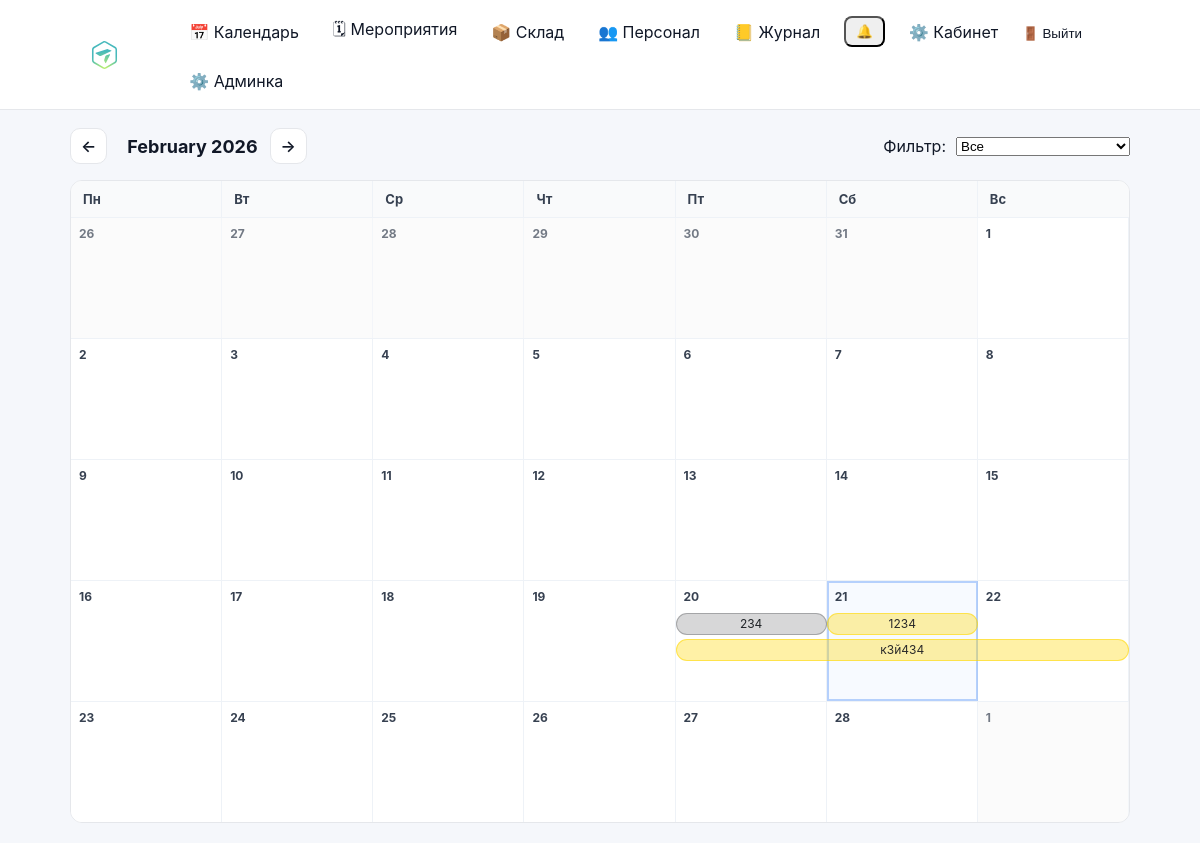
Before: /calendar/ (signed in) with the older database file.
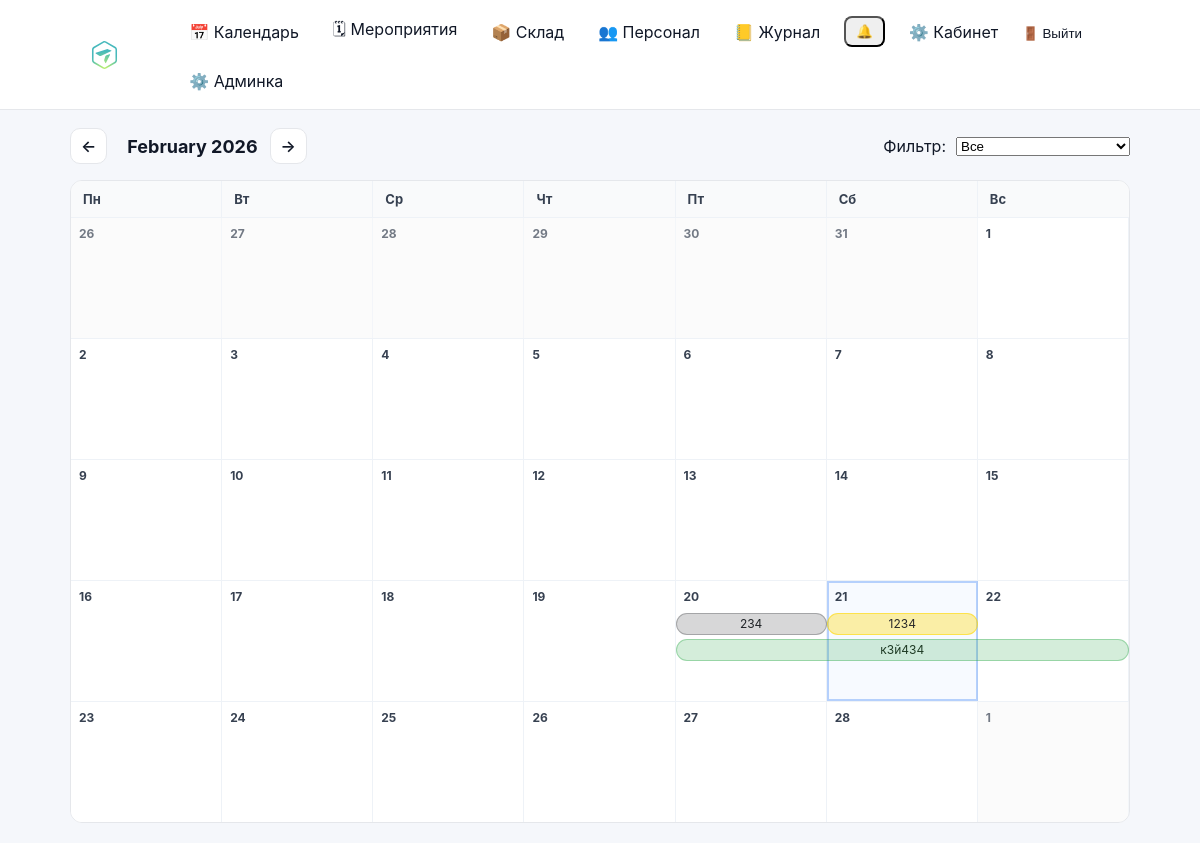
After: the same page with the newer database file.
### events/models.py (models this page shows, shortened)
class Event(models.Model):
    class Meta:
        permissions = [
            ("edit_event_card", "Can edit event card (dates/status/etc)"),
            ("edit_event_equipment", "Can edit event equipment (own/rented)"),
        ]
    STATUS_DRAFT = "draft"
    STATUS_CONFIRMED = "confirmed"
    STATUS_CANCELLED = "cancelled"
    STATUS_CLOSED = "closed"
    STATUS_CHOICES = (
        (STATUS_DRAFT, "Черновик"),
        (STATUS_CONFIRMED, "Подтверждено"),
        (STATUS_CANCELLED, "Отменено"),
        (STATUS_CLOSED, "Закрыто"),
    )
    name = models.CharField(max_length=200)
    start_date = models.DateField()
    end_date = models.DateField(blank=True, null=True)
    client = models.CharField(max_length=200, blank=True)
    location = models.CharField(max_length=200, blank=True)
    responsible = models.ForeignKey(
        User,
        on_delete=models.SET_NULL,
        null=True,
        related_name="events",
    )
    s_engineer = models.ForeignKey(
        User,
        on_delete=models.SET_NULL,
        null=True,
        blank=True,
        related_name="senior_events",
    )
    engineers = models.ManyToManyField(
        User,
        blank=True,
        related_name="engineer_events",
    )
    notes = models.TextField(blank=True, default="")
    is_deleted = models.BooleanField(default=False)
    deleted_at = models.DateTimeField(null=True, blank=True)
    status = models.CharField(
        max_length=20,
        choices=STATUS_CHOICES,
        default=STATUS_DRAFT,
    )
    created_at = models.DateTimeField(auto_now_add=True)

### events/views.py (the view)
# urls.py: path("calendar/", views.calendar_view, name="calendar"),
@login_required
def calendar_view(request: HttpRequest) -> HttpResponse:
    auto_close_past_events()
    year, month = _parse_year_month(request)
    cal_filter = (request.GET.get("filter") or "all").strip()
    if cal_filter not in {"all", "confirmed", "mine"}:
        cal_filter = "all"
    month_days = list(pycalendar.Calendar(firstweekday=0).monthdatescalendar(year, month))
    grid_start = month_days[0][0]
    grid_end = month_days[-1][-1]
    qs = (
        Event.objects.filter(is_deleted=False)
        .filter(start_date__lte=grid_end, end_date__gte=grid_start)
        .select_related("responsible", "s_engineer")
        .prefetch_related("engineers")
        .order_by("start_date", "id")
    )
    can_view_all = _can_view_all_events(request.user)
    if not can_view_all:
        qs = qs.filter(_participation_q(request.user)).distinct()
        cal_filter = "mine"
    if cal_filter == "confirmed":
        qs = qs.filter(status="confirmed")
    elif cal_filter == "mine":
        qs = qs.filter(_participation_q(request.user)).distinct()
    event_problem = {e.id: bool(calculate_shortages(e)) for e in qs}
    week_segments: dict[date, list[dict]] = {}
    for week in month_days:
        ws = week[0]
        we = week[-1]
        segs: list[dict] = []
        for e in qs:
            seg_start = max(e.start_date, ws, grid_start)
            seg_end = min(e.end_date, we, grid_end)
            if seg_end < seg_start:
                continue
            start_col = week.index(seg_start)
            end_col = week.index(seg_end)
            segs.append({
                "event": e,
                "start_col": start_col,
                "end_col": end_col,
                "span": (end_col - start_col + 1),
                "cont_left": e.start_date < ws,
                "cont_right": e.end_date > we,
                "has_problem": event_problem.get(e.id, False),
                "data_start": e.start_date.strftime("%Y-%m-%d"),
                "data_end": e.end_date.strftime("%Y-%m-%d"),
            })
        week_segments[ws] = _pack_lanes(segs)
    return render(request, "events/calendar.html", {
        "year": year,
        "month": month,
        "month_name": pycalendar.month_name[month],
        "month_days": month_days,
        "week_segments": week_segments,
        "filter": cal_filter,
        "can_create_event": can_edit_event_card(request.user),
        "can_view_all_events": can_view_all,
    })

### accounts/context_processors.py (called while the page is built)
def authz_flags(request):
    user = getattr(request, "user", None)
    return {
        "can_manage_staff": can_manage_staff(user),
        "can_edit_event_card": can_edit_event_card(user),
        "can_edit_event_equipment": can_edit_event_equipment(user),
        "can_edit_inventory": can_edit_inventory(user),
        "can_view_stock": can_view_stock(user),
    }

### accounts/permissions.py (called while the page is built)
def _ok(user) -> bool:
    return bool(user and user.is_authenticated)

def is_super(user) -> bool:
    return bool(_ok(user) and getattr(user, "is_superuser", False))

def can_manage_staff(user) -> bool:
    return is_super(user) or (_ok(user) and user.has_perm("accounts.manage_staff"))

def can_edit_inventory(user) -> bool:
    return is_super(user) or (_ok(user) and user.has_perm("inventory.manage_inventory"))

def can_view_stock(user) -> bool:
    return is_super(user) or (_ok(user) and (user.has_perm("inventory.manage_inventory") or user.has_perm("events.edit_event_card")))

def can_edit_event_card(user) -> bool:
    return is_super(user) or (_ok(user) and user.has_perm("events.edit_event_card"))

### events/templatetags/event_extras.py (called while the page is built)
@register.filter
def get_item(dictionary, key):
    if not dictionary:
        return []
    return dictionary.get(key, [])

### events/templates/events/calendar.html (shortened to what this page needs)
{% extends "base.html" %}
{% load event_extras %}
{% block content %}
{% now "Y-m-d" as today_str %}
<div class="cal-head">
  <div style="display:flex; align-items:center; gap:12px;">
    {% if month > 1 %}
      <a class="btn-secondary" href="?year={{ year }}&month={{ month|add:"-1" }}&filter={{ filter }}">←</a>
    {% else %}
      <a class="btn-secondary" href="?year={{ year|add:"-1" }}&month=12&filter={{ filter }}">←</a>
    {% endif %}
    <strong style="font-size:18px;">{{ month_name }} {{ year }}</strong>
    {% if month < 12 %}
      <a class="btn-secondary" href="?year={{ year }}&month={{ month|add:"1" }}&filter={{ filter }}">→</a>
    {% else %}
      <a class="btn-secondary" href="?year={{ year|add:"1" }}&month=1&filter={{ filter }}">→</a>
    {% endif %}
  </div>
  <form method="get" style="display:flex; align-items:center; gap:10px;">
    <label class="muted" for="filter" style="white-space:nowrap;">Фильтр:</label>
    <select id="filter" name="filter" onchange="this.form.submit()">
      <option value="all" {% if filter == "all" %}selected{% endif %}>Все</option>
    </select>
  </form>
</div>
<div class="cal-wrap">
  <div class="cal-weekdays">
    <div>Пн</div><div>Вт</div><div>Ср</div><div>Чт</div><div>Пт</div><div>Сб</div><div>Вс</div>
  </div>
  {% for week in month_days %}
    <div class="cal-week">
      {% for day in week %}
        <div class="cal-day
                    {% if day.month != month %}other-month{% endif %}
                    {% if day|date:'Y-m-d' == today_str %}today{% endif %}"
             data-day="{{ day|date:'Y-m-d' }}">
          <div class="cal-day-number">{{ day.day }}</div>
        </div>
      {% endfor %}
      <div class="cal-bars">
        {% for seg in week_segments|get_item:week.0 %}
          <div
            class="event-bar
                   status-{{ seg.event.status }}
                   {% if seg.cont_right %}cont-right{% endif %}"
            style="--start: {{ seg.start_col }}; --span: {{ seg.span }}; --lane: {{ seg.lane }};"
            draggable="{% if can_create_event %}true{% else %}false{% endif %}"
            data-event-id="{{ seg.event.id }}"
            data-event-name="{{ seg.event.name|escapejs }}"
            data-start="{{ seg.data_start }}"
            data-end="{{ seg.data_end }}"
            data-status="{{ seg.event.status|escapejs }}"
            data-notes="{{ seg.event.notes|default:''|escapejs }}"
            title="{{ seg.event.name }} · {{ seg.event.start_date|date:'d.m.Y' }} – {{ seg.event.end_date|date:'d.m.Y' }} · {{ seg.event.get_status_display }}"
          >
            <a href="{% url 'event_detail' seg.event.id %}?year={{ year }}&month={{ month }}" onclick="return false;">
              {{ seg.event.name }}
            </a>
          </div>
        {% endfor %}
      </div>
    </div>
  {% endfor %}
</div>
{% endblock %}

Changed rows visible on the page:
changed Event (number 2 of 3 on the later page): status "draft" → "confirmed" (drawn)
